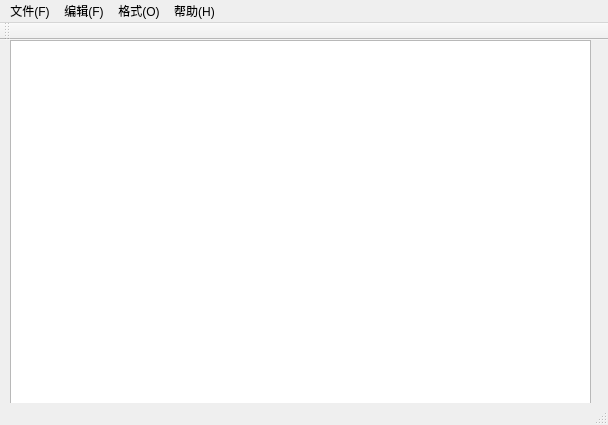
<?xml version="1.0" encoding="UTF-8"?>
<ui version="4.0">
 <class>MainWindow</class>
 <widget class="QMainWindow" name="MainWindow">
  <property name="geometry">
   <rect>
    <x>0</x>
    <y>0</y>
    <width>608</width>
    <height>425</height>
   </rect>
  </property>
  <property name="windowTitle">
   <string>MainWindow</string>
  </property>
  <widget class="QWidget" name="centralWidget">
   <widget class="QTextEdit" name="textEdit">
    <property name="geometry">
     <rect>
      <x>10</x>
      <y>0</y>
      <width>581</width>
      <height>381</height>
     </rect>
    </property>
   </widget>
  </widget>
  <widget class="QMenuBar" name="menuBar">
   <property name="geometry">
    <rect>
     <x>0</x>
     <y>0</y>
     <width>608</width>
     <height>26</height>
    </rect>
   </property>
   <widget class="QMenu" name="menuFile">
    <property name="title">
     <string>文件(F)</string>
    </property>
    <addaction name="actionNewAction"/>
    <addaction name="actionOpenAction"/>
    <addaction name="actionSaveAction"/>
    <addaction name="actionSaveAsAction"/>
    <addaction name="separator"/>
    <addaction name="actionPrintAction"/>
    <addaction name="actionExitAction"/>
   </widget>
   <widget class="QMenu" name="menuEdit">
    <property name="title">
     <string>编辑(F)</string>
    </property>
    <addaction name="actionUndoAction"/>
    <addaction name="actionRedoAction"/>
    <addaction name="separator"/>
    <addaction name="actionCopyAction"/>
    <addaction name="actionPasteAction"/>
    <addaction name="actionCutAction"/>
    <addaction name="separator"/>
    <addaction name="actionFindAction"/>
    <addaction name="actionSelectAllAction"/>
    <addaction name="separator"/>
    <addaction name="actionDateAction"/>
   </widget>
   <widget class="QMenu" name="menuFormat">
    <property name="title">
     <string>格式(O)</string>
    </property>
    <addaction name="actionFontAction"/>
    <addaction name="actionColor"/>
   </widget>
   <widget class="QMenu" name="menuHelp">
    <property name="title">
     <string>帮助(H)</string>
    </property>
    <addaction name="actionAboutAction"/>
    <addaction name="actionAboutQTAction"/>
    <addaction name="actionWebAction"/>
   </widget>
   <addaction name="menuFile"/>
   <addaction name="menuEdit"/>
   <addaction name="menuFormat"/>
   <addaction name="menuHelp"/>
  </widget>
  <widget class="QToolBar" name="mainToolBar">
   <attribute name="toolBarArea">
    <enum>TopToolBarArea</enum>
   </attribute>
   <attribute name="toolBarBreak">
    <bool>false</bool>
   </attribute>
  </widget>
  <widget class="QStatusBar" name="statusBar"/>
  <action name="actionNewAction">
   <property name="text">
    <string>newAction</string>
   </property>
  </action>
  <action name="actionOpenAction">
   <property name="text">
    <string>openAction</string>
   </property>
  </action>
  <action name="actionSaveAction">
   <property name="text">
    <string>saveAction</string>
   </property>
  </action>
  <action name="actionSaveAsAction">
   <property name="text">
    <string>saveAsAction</string>
   </property>
  </action>
  <action name="actionPrintAction">
   <property name="text">
    <string>printAction</string>
   </property>
  </action>
  <action name="actionExitAction">
   <property name="text">
    <string>exitAction</string>
   </property>
  </action>
  <action name="actionUndoAction">
   <property name="text">
    <string>undoAction</string>
   </property>
  </action>
  <action name="actionRedoAction">
   <property name="text">
    <string>redoAction</string>
   </property>
  </action>
  <action name="actionCopyAction">
   <property name="text">
    <string>copyAction</string>
   </property>
  </action>
  <action name="actionPasteAction">
   <property name="text">
    <string>pasteAction</string>
   </property>
  </action>
  <action name="actionCutAction">
   <property name="text">
    <string>cutAction</string>
   </property>
  </action>
  <action name="actionFindAction">
   <property name="text">
    <string>findAction</string>
   </property>
  </action>
  <action name="actionSelectAllAction">
   <property name="text">
    <string>selectAllAction</string>
   </property>
  </action>
  <action name="actionDateAction">
   <property name="text">
    <string>dateAction</string>
   </property>
  </action>
  <action name="actionFontAction">
   <property name="text">
    <string>fontAction</string>
   </property>
  </action>
  <action name="actionAboutAction">
   <property name="text">
    <string>aboutAction</string>
   </property>
  </action>
  <action name="actionAboutQTAction">
   <property name="text">
    <string>aboutQTAction</string>
   </property>
  </action>
  <action name="actionWebAction">
   <property name="text">
    <string>webAction</string>
   </property>
  </action>
  <action name="actionColor">
   <property name="text">
    <string>color</string>
   </property>
  </action>
 </widget>
 <layoutdefault spacing="6" margin="11"/>
 <resources/>
 <connections/>
</ui>
